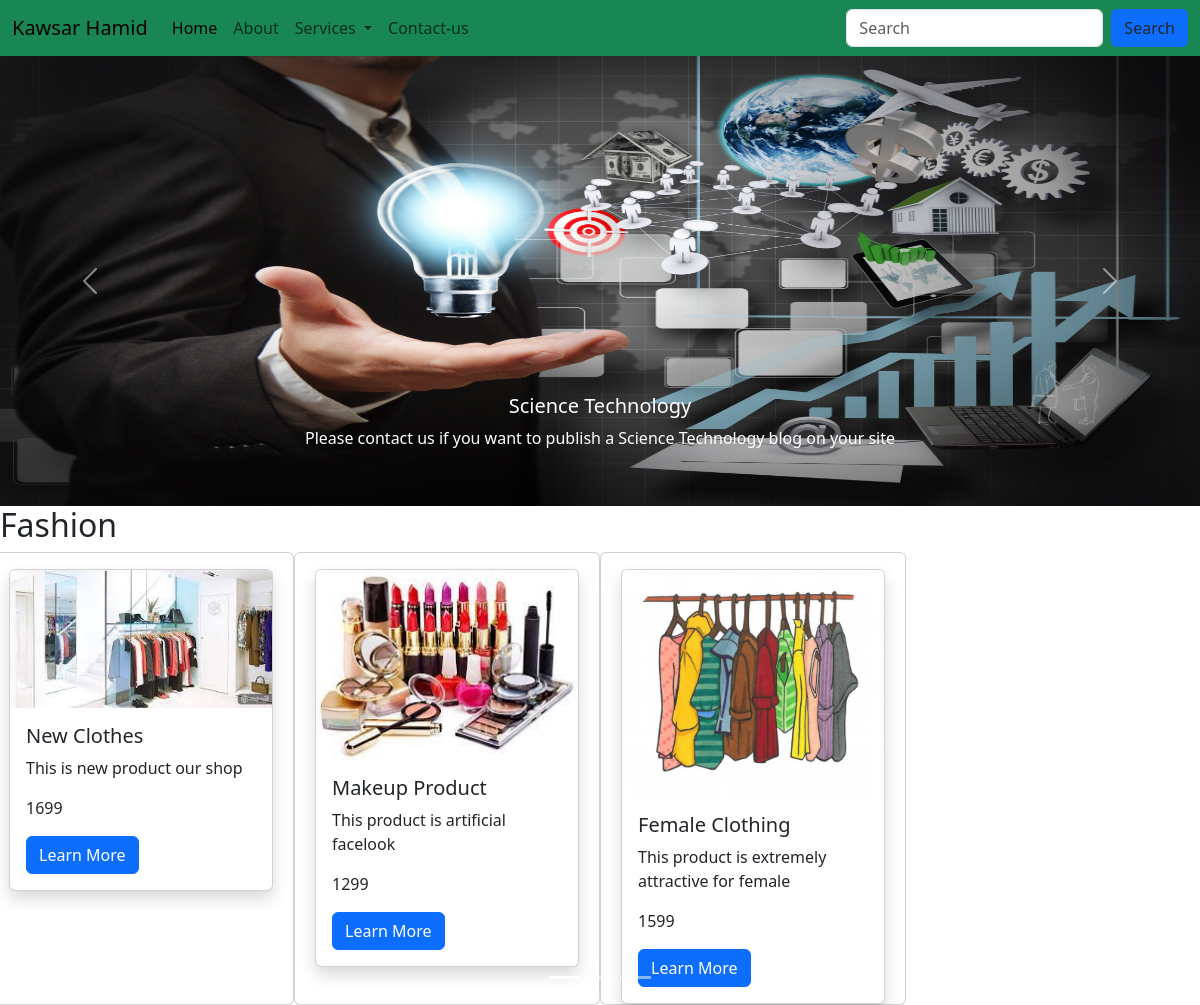
The page / on the database its author committed.
### store/models.py (models this page shows, shortened)
class Card(models.Model):
    image = models.ImageField(upload_to='media/')
    title = models.CharField(max_length=100)
    discription = models.CharField(max_length= 250)
    price = models.IntegerField(default=0)
    category = models.ForeignKey('Category', on_delete=models.CASCADE, default=None)
    ordering = models.IntegerField(blank=True, null= True)

### store/views.py (the view)
# urls.py: 2. Add a URL to urlpatterns:  path('', views.home, name='home')
def home(request):
    card = Card.objects.all().order_by('-id')
    fashion = Card.objects.filter(category__name = 'Fashion')
    context = {
        'card': card,
        'fashion' : fashion
    }
    return render(request, 'index.html',context)

### store/templates/index.html (shortened to what this page needs)
{% extends 'base.html' %}
  {% load static %}
  {% block content %}
  <div id="carouselExampleCaptions" class="carousel slide">
      <div class="carousel-indicators">
        <button type="button" data-bs-target="#carouselExampleCaptions" data-bs-slide-to="0" class="active" aria-current="true" aria-label="Slide 1"></button>
        <button type="button" data-bs-target="#carouselExampleCaptions" data-bs-slide-to="1" aria-label="Slide 2"></button>
        <button type="button" data-bs-target="#carouselExampleCaptions" data-bs-slide-to="2" aria-label="Slide 3"></button>
      </div>
      <div class="carousel-inner">
        <div class="carousel-item active">
          <img src="{% static 'image/1.jpg' %}" class="d-block w-100" alt="..."height="450px">
          <div class="carousel-caption d-none d-md-block">
            <h5>Science Technology</h5>
            <p> Please contact us if you want to publish a Science Technology blog on your site</p>
          </div>
        </div>
      <button class="carousel-control-prev" type="button" data-bs-target="#carouselExampleCaptions" data-bs-slide="prev">
        <span class="carousel-control-prev-icon" aria-hidden="true"></span>
      </button>
      <button class="carousel-control-next" type="button" data-bs-target="#carouselExampleCaptions" data-bs-slide="next">
        <span class="carousel-control-next-icon" aria-hidden="true"></span>
      </button>
    </div>
      <div class="row">
        <h2>Fashion </h2>
      {% for x in card %}
      {% if x.Category.name == 'Fashion' %}
      <div class="card col-12 col-sm-6 col-md-4 col-lg-3">
        <div class="card mt-3 mx-2 shadow">
           <img src="{{ x.image.url}}" class="card-img-top" alt="...">
           <div class="card-body">
               <h5 class="card-title">{{x.title}}</h5>
               <p class="card-text">{{x.discription}}</p>
               <p class="card-text">{{x.price}}</p>
               <a href="#" class="btn btn-primary">Learn More</a>
   </div>
   </div>
   </div>
   {% elif x.Category.name != 'Fashion' %}
   <div class="card col-12 col-sm-6 col-md-4 col-lg-3">
    <div class="card mt-3 mx-2 shadow">
       <img src="{{ x.image.url}}" class="card-img-top" alt="...">
       <div class="card-body">
           <h5 class="card-title">{{x.title}}</h5>
           <p class="card-text">{{x.discription}}</p>
           <p class="card-text">{{x.price}}</p>
           <a href="#" class="btn btn-primary">Learn More</a>
</div>
</div>
</div>
  {% endif %}
  {% endfor %}
  </div>
  {% endblock content %}

### store/templates/base.html (shortened to what this page needs)
<!doctype html>
<html lang="en">
  <head>
    {% load static %}
    <link href="https://cdn.jsdelivr.net/npm/bootstrap@5.3.0/dist/css/bootstrap.min.css" rel="stylesheet">
  </head>
  <body>
    <nav class="navbar navbar-expand-lg bg-success">
        <div class="container-fluid">
          <a class="navbar-brand" href="#">Kawsar Hamid </a>
          <div class="collapse navbar-collapse" id="navbarSupportedContent">
            <ul class="navbar-nav me-auto mb-2 mb-lg-0">
              <li class="nav-item">
                <a class="nav-link active" aria-current="page" href="#">Home</a>
              </li>
              <li class="nav-item">
                <a class="nav-link" href="#">About</a>
              </li>
              <li class="nav-item dropdown">
                <a class="nav-link dropdown-toggle" href="#" role="button" data-bs-toggle="dropdown" aria-expanded="false">
                  Services
                </a>
              </li>
              <li class="nav-item">
                  <a class="nav-link" href="{% url 'contact-us' %}">Contact-us</a>
                </li>
            </ul>
            <form class="d-flex" role="search">
              <input class="form-control me-2" type="search" placeholder="Search" aria-label="Search">
              <button class="btn bg-primary" type="submit">Search</button>
            </form>
          </div>
        </div>
      </nav>
    {% block content %}
    {% endblock content %}
  </body>
</html>

### rows shown on the page
Card: image (picture), title "New Clothes", discription "This is new product our shop", price "1699"
Card: image (picture), title "Makeup Product", discription "This product is artificial facelook", price "1299"
Card: image (picture), title "Female Clothing", discription "This product is extremely attractive for female", price "1599"
